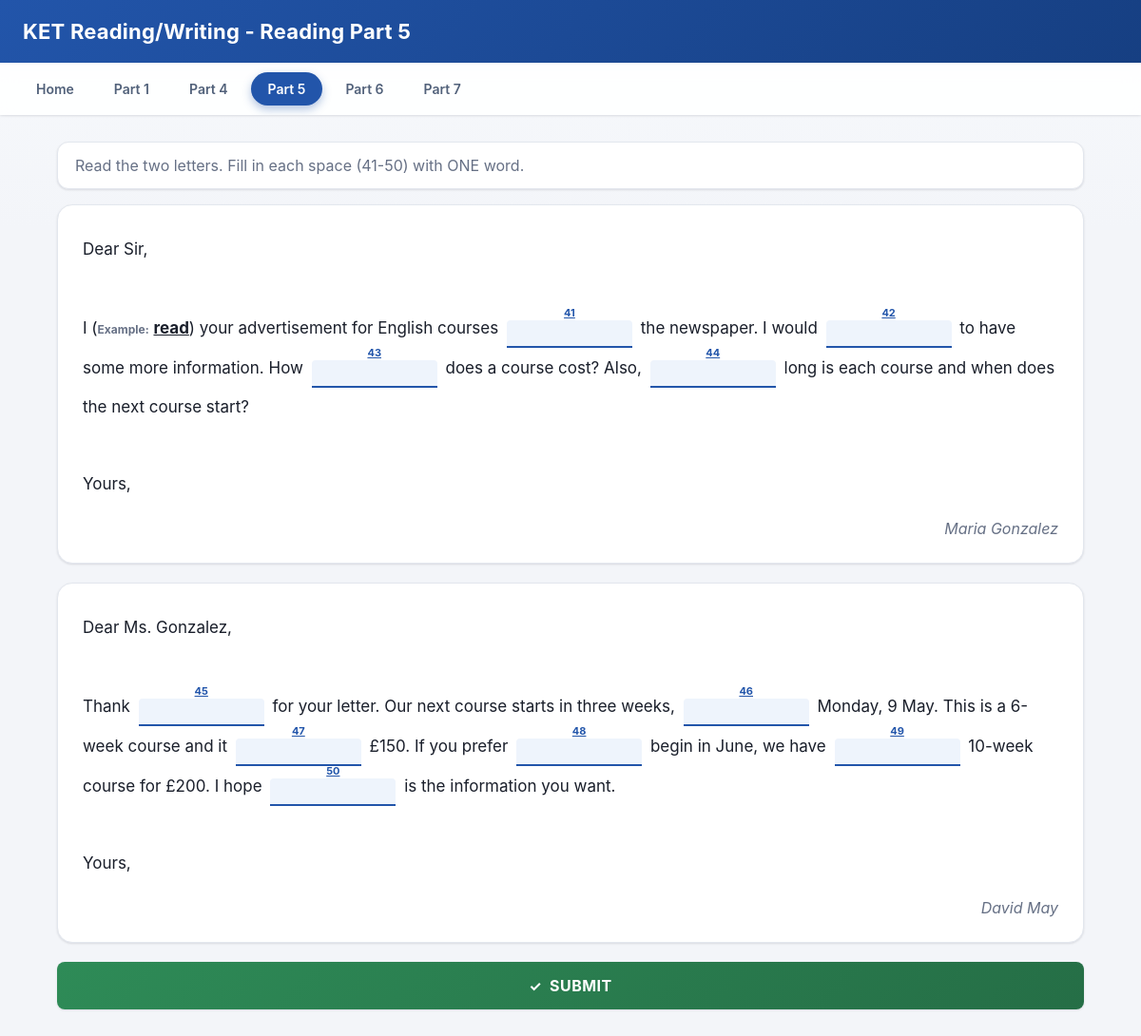
The page /index.php?controller=opencloze&action=index&id=1 on the database its author committed.
### tables this page shows
CREATE TABLE ket_opencloze_tests (
    id INT PRIMARY KEY AUTO_INCREMENT,
    title VARCHAR(255) NOT NULL,
    part_label VARCHAR(100) NOT NULL,
    letter1_html TEXT NOT NULL,
    letter1_signature VARCHAR(255) NOT NULL,
    letter2_html TEXT NOT NULL,
    letter2_signature VARCHAR(255) NOT NULL,
    created_at TIMESTAMP DEFAULT CURRENT_TIMESTAMP
);

CREATE TABLE ket_opencloze_questions (
    id INT PRIMARY KEY AUTO_INCREMENT,
    test_id INT NOT NULL,
    question_number INT NOT NULL,
    correct_answer VARCHAR(100) NOT NULL,
    is_example TINYINT(1) NOT NULL DEFAULT 0,
    CONSTRAINT fk_opencloze_questions_test
        FOREIGN KEY (test_id) REFERENCES ket_opencloze_tests(id)
        ON DELETE CASCADE
);

### app/models/OpenClozeQuestion.php (called while the page is built)
<?php
class OpenClozeQuestion
{
    private PDO $pdo;
    public function __construct(PDO $pdo)
    {
        $this->pdo = $pdo;
    }
    public function getTestById(int $id): ?array
    {
        $stmt = $this->pdo->prepare(
            'SELECT * FROM ket_opencloze_tests WHERE id = ?'
        );
        $stmt->execute([$id]);
        $test = $stmt->fetch();
        return $test !== false ? $test : null;
    }
    public function getQuestionsByTestId(int $testId): array
    {
        $stmt = $this->pdo->prepare(
            'SELECT * FROM ket_opencloze_questions WHERE test_id = ? ORDER BY question_number'
        );
        $stmt->execute([$testId]);
        return $stmt->fetchAll();
    }
}

### public/index.php (called while the page is built, shortened)
<?php
require_once __DIR__ . '/../config/database.php';
require_once __DIR__ . '/../app/models/OpenClozeQuestion.php';
require_once __DIR__ . '/../app/controllers/OpenClozeController.php';
$controllerName = $_GET['controller'] ?? 'home';
$actionName = $_GET['action'] ?? 'index';
switch ($controllerName) {
    case 'opencloze':
        $controller = new OpenClozeController($pdo);
        break;
}
$controller->$actionName();

### app/controllers/Controller.php (called while the page is built, shortened)
<?php
class Controller
{
    protected function render(string $view, array $data = []): void
    {
        extract($data);
        require __DIR__ . '/../views/' . $view . '.php';
    }
}

### app/views/opencloze/index.php (the view, shortened to what this page needs)
<!DOCTYPE html>
<html lang="en">
<head>
<link rel="stylesheet" href="css/style.css">
</head>
<body>
<header class="site-header">
    <h1>KET Reading/Writing - <?= htmlspecialchars($test['part_label']) ?></h1>
</header>
<?php $activeTab = 'part5'; require __DIR__ . '/../partials/nav_tabs.php'; ?>
<main class="page">
    <p class="cloze-instructions">
        Read the two letters. Fill in each space (41-50) with ONE word.
    </p>
    <form method="POST" action="index.php?controller=opencloze&amp;action=result" id="opencloze-form">
        <div class="oc-letter">
            <div class="oc-letter-body"><?= $letter1Html ?></div>
            <p class="oc-signature"><?= htmlspecialchars($test['letter1_signature']) ?></p>
        </div>
        <div class="oc-letter">
            <div class="oc-letter-body"><?= $letter2Html ?></div>
            <p class="oc-signature"><?= htmlspecialchars($test['letter2_signature']) ?></p>
        </div>
        <button type="submit" id="submit-btn" data-blank-count="<?= (int) $blankCount ?>">SUBMIT</button>
    </form>
</main>
</body>
</html>

### app/controllers/OpenClozeController.php (shortened to what this page needs)
<?php
class OpenClozeController extends Controller
{
    private OpenClozeQuestion $openClozeModel;
    public function __construct(private PDO $pdo)
    {
        $this->openClozeModel = new OpenClozeQuestion($pdo);
    }
    public function index(): void
    {
        $testId = isset($_GET['id']) ? (int) $_GET['id'] : 0;
        $test = $testId > 0 ? $this->openClozeModel->getTestById($testId) : null;
        $questionRows = $this->openClozeModel->getQuestionsByTestId($testId);
        $questions = array_map(static function (array $q): array {
            $isExample = (int) $q['is_example'] === 1;
            return [
                'question_number' => (int) $q['question_number'],
                'is_example'      => $isExample,
                'correct_answer'  => $isExample ? $q['correct_answer'] : null,
            ];
        }, $questionRows);
        $letter1Html = $this->buildLetterHtml($test['letter1_html'], $questions);
        $letter2Html = $this->buildLetterHtml($test['letter2_html'], $questions);
        $blankCount = count(array_filter($questions, static fn (array $q) => !$q['is_example']));
        $this->render('opencloze/index', [
            'test'        => $test,
            'letter1Html' => $letter1Html,
            'letter2Html' => $letter2Html,
            'blankCount'  => $blankCount,
        ]);
    }
    private function buildLetterHtml(string $rawHtml, array $questions): string
    {
        $questionsByNumber = [];
        foreach ($questions as $question) {
            $questionsByNumber[$question['question_number']] = $question;
        }
        $escaped = htmlspecialchars($rawHtml, ENT_QUOTES, 'UTF-8');
        $html = preg_replace_callback(
            '/\{\{(\d+)\}\}/',
            function (array $matches) use ($questionsByNumber): string {
                $number = (int) $matches[1];
                if (!isset($questionsByNumber[$number])) {
                    return $matches[0];
                }
                return $this->renderInlineBlank($questionsByNumber[$number]);
            },
            $escaped
        );
        return nl2br($html);
    }
    private function renderInlineBlank(array $question): string
    {
        if ($question['is_example']) {
            $answerText = explode('|', (string) $question['correct_answer'])[0];
            return '(<span class="oc-example-label">Example:</span> '
                . '<span class="oc-example-answer">' . htmlspecialchars($answerText) . '</span>)';
        }
        $number = $question['question_number'];
        return '<span class="oc-blank">'
            . '<span class="oc-number">' . $number . '</span>'
            . '<input type="text" name="answers[' . $number . ']" size="8" maxlength="' . self::MAX_ANSWER_LENGTH . '" autocomplete="off" class="oc-input">'
            . '</span>';
    }
}

### public/css/style.css (style rules this page uses)
:root { --color-primary: #2255aa; --color-primary-dark: #163f82; --color-primary-light: #eef4fc; --color-success: #2e8b57; --color-success-dark: #256e46; --color-danger: #c0392b; --color-danger-dark: #a5301f; --color-admin: #c98a1e; --color-admin-dark: #a3700f; --color-text: #1a1f2b; --color-text-muted: #667085; --color-border: #e3e7ee; --color-bg: #f3f5f9; --color-surface: #ffffff; --radius-sm: 8px; --radius-md: 12px; --radius-lg: 16px; --radius-pill: 999px; --shadow-sm: 0 1px 2px rgba(16, 24, 40, 0.06), 0 1px 3px rgba(16, 24, 40, 0.06); --shadow-md: 0 6px 16px rgba(16, 24, 40, 0.08); --shadow-lg: 0 16px 32px rgba(16, 24, 40, 0.14); --transition-fast: 0.15s ease; }
* { box-sizing: border-box; }
body { margin: 0; font-family: -apple-system, BlinkMacSystemFont, "Segoe UI", Roboto, Helvetica, Arial, sans-serif; background: linear-gradient(180deg, #f7f9fc 0%, var(--color-bg) 240px); color: var(--color-text); -webkit-font-smoothing: antialiased; }
.site-header { background: linear-gradient(135deg, var(--color-primary) 0%, var(--color-primary-dark) 100%); color: #ffffff; padding: 20px 24px; box-shadow: 0 2px 10px rgba(22, 63, 130, 0.25); }
.site-header h1 { margin: 0; font-size: 22px; font-weight: 700; letter-spacing: 0.2px; }
.page { width: 90%; max-width: 1100px; margin: 28px auto 64px; }
#submit-btn, #retry-btn { display: flex; align-items: center; justify-content: center; gap: 8px; width: 100%; margin-top: 8px; padding: 15px; font-size: 16px; font-weight: 700; letter-spacing: 0.5px; font-family: inherit; border: none; border-radius: var(--radius-sm); cursor: pointer; color: #ffffff; box-shadow: var(--shadow-sm); transition: transform var(--transition-fast), box-shadow var(--transition-fast), filter var(--transition-fast); }
#submit-btn { background: linear-gradient(135deg, var(--color-success) 0%, var(--color-success-dark) 100%); }
#submit-btn::before { content: "\2713"; font-size: 15px; }
.cloze-instructions { background: var(--color-surface); border: 1px solid var(--color-border); border-radius: var(--radius-md); box-shadow: var(--shadow-sm); padding: 14px 18px; margin-bottom: 16px; color: var(--color-text-muted); }
.oc-letter { background: var(--color-surface); border: 1px solid var(--color-border); border-radius: var(--radius-lg); box-shadow: var(--shadow-sm); padding: 26px; margin-bottom: 20px; }
.oc-letter-body { font-size: 17px; line-height: 2.4; }
.oc-signature { margin: 16px 0 0; font-style: italic; text-align: right; color: var(--color-text-muted); }
.oc-blank { display: inline-flex; flex-direction: column; align-items: center; vertical-align: bottom; margin: 0 4px; }
.oc-number { font-size: 11px; font-weight: 700; color: var(--color-primary); text-decoration: underline; line-height: 1; margin-bottom: 2px; }
.oc-input { font-family: inherit; font-size: 15px; padding: 4px 6px; border: none; border-bottom: 2px solid var(--color-primary); background: var(--color-primary-light); text-align: center; border-radius: 4px 4px 0 0; transition: background-color var(--transition-fast); }
.oc-example-label { font-size: 12px; font-weight: 700; color: var(--color-text-muted); }
.oc-example-answer { font-weight: 700; text-decoration: underline; }

### rows shown on the page
ket_opencloze_tests: part_label "Reading Part 5", letter1_signature "Maria Gonzalez", letter2_signature "David May"
ket_opencloze_questions: correct_answer "read"

### other values the page prints
$tab['label'] "Home"
$tab['label'] "Part 1"
$tab['label'] "Part 4"
$tab['label'] "Part 5"
$tab['label'] "Part 6"
$tab['label'] "Part 7"
$letter1Html "Dear Sir, I your advertisement for English courses the newspaper. I would to have some more information. How does a course cost? Also, long is each course and when does the next course start? Yours,"
$number "41 42 43 44 45 46 47 48 49 50"
